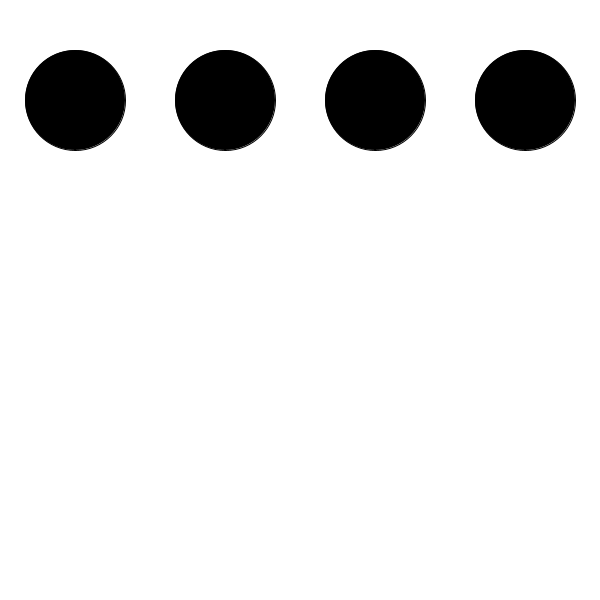
Frame 1 (no input)
Frame 60 (the mouse pressed at the canvas centre just before this capture): identical to frame 1, image omitted
Frame 120 (the mouse held since frame 60 and released just before this capture): identical to frame 1, image omitted

The Processing sketch that drew this single still picture (run headless with seeded random() and noise(); from frame 60 on, the mouse is pressed at the canvas centre):

// Processing sketch: week1_reviewQ1
// ── week1_reviewQ1.pde
String [] quotes = new String[4];
int dist1, dist2, dist3, dist4;
boolean button1, button2, button3, button4;
int size;

void setup() {
  size(600, 600);

  size = 100;

  quotes[0] = "inspirational quote";
  quotes[1] = "so inspirational";
  quotes[2] = "don't you feel so inspired";
  quotes[3] = "motivating quotes are so motivating";
}

void draw() {
  background(255);
  fill(0);
  ellipse(75, 100, size, size);
  ellipse(225, 100, size, size);
  ellipse(375, 100, size, size);
  ellipse(525, 100, size, size);

  if (button1) {
    textSize(30);
    text(quotes[0], 150, 300);
  } 

  if (button2) {
    textSize(30);
    text(quotes[1], 175, 300);
  } 

  if (button3) {
    textSize(30);
    text(quotes[2], 100, 300);
  } 

  if (button4) {
    textSize(30);
    text(quotes[3], 50, 300);
  }
}

void mousePressed() {
  dist1 = int(dist(mouseX, mouseY, 75, 100));
  dist2 = int(dist(mouseX, mouseY, 225, 100));
  dist3 = int(dist(mouseX, mouseY, 375, 100));
  dist4 = int(dist(mouseX, mouseY, 525, 100));

  if (dist1 < size/2) {
    button1 = true;
  }else {
    button1 = false;
  }

  if (dist2 < size/2) {
    button2 = true;
  }else {
    button2 = false;
  }

  if (dist3 < size/2) {
    button3 = true;
  }else {
    button3 = false;
  }

  if (dist4 < size/2) {
    button4 = true;
  }else {
    button4 = false;
  }
}
